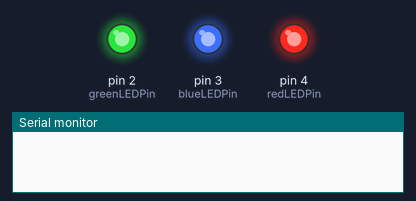
A sketch run on a simulated Arduino Uno, built with avr-gcc and run on an emulated ATmega328P. Shown: output pins drawn as LEDs (lit = HIGH), the last lines printed to the serial monitor.

Above: at 0.1 s.
At 0.5 s:
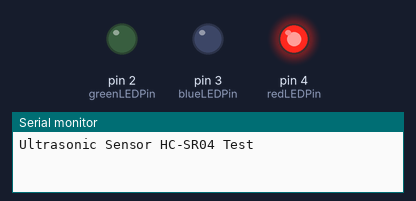
Timing chart, 0 to 2.0 s (numbered marks = the images above):
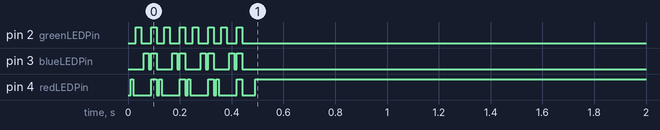

Measured:
- by itself, pin 4 (redLEDPin): repeats every 0.11 s: HIGH 0.02 s, LOW 0.01 s, HIGH 0.01 s, LOW 0.07 s

The sketch:

WRO_car_Serial_to_I2C_TOF.ino
```cpp
#include <Wire.h>

#include <SoftwareSerial.h>
#include <Wire.h>

//Stuff for PID


//pins in use by the ultrasonic sensors
// 2 3  Forward
// 4 5  Right
// 6 7  left


SoftwareSerial comBus(8, 9);  // RX, TX
//SoftwareSerial comBus(10, 11);  // RX, TX

const int redLEDPin = 4;
const int greenLEDPin = 2;
const int blueLEDPin = 3;


int frontVal;
    int right45Val;
    int frontRightVal;
    int left45Val;
    int frontLeftVal;
    int backRightVal;
    int backLeftVal;
    int backVal;


void setup() {


  pinMode(redLEDPin, OUTPUT);
  pinMode(blueLEDPin, OUTPUT);
  pinMode(greenLEDPin, OUTPUT);

int delayTime = 10;
  for(int i = 0; i<4; i++){
     delay(delayTime);
    digitalWrite(redLEDPin, HIGH);
     delay(delayTime);
    digitalWrite(redLEDPin, LOW);
      delay(delayTime);
    digitalWrite(greenLEDPin, HIGH);
    delay(20);
    digitalWrite(greenLEDPin, LOW);
     delay(10);
digitalWrite(blueLEDPin, HIGH);
    delay(20);
    digitalWrite(blueLEDPin, LOW);
digitalWrite(greenLEDPin, LOW);
digitalWrite(redLEDPin, LOW);
delay(10);
    digitalWrite(blueLEDPin, HIGH);
digitalWrite(greenLEDPin, HIGH);
digitalWrite(redLEDPin, HIGH);
delay(20);

digitalWrite(blueLEDPin, LOW);
digitalWrite(greenLEDPin, LOW);
digitalWrite(redLEDPin, LOW);
  }
  //These are for the ultrasonic sensors

  Wire.begin(9);                // join I2C bus with address #8
  Wire.onRequest(requestEvent); // register event

  comBus.begin(57600);


  Serial.begin(9600);  // // Serial Communication is starting with 9600 of baudrate speed
  delay(50);
  Serial.println("Ultrasonic Sensor HC-SR04 Test");  // print some text in Serial Monitor
  Serial.println("with Arduino UNO R3");

}


void loop() {
  // First turn, does not know what direction

  //bool turningRight = firstTurn();

  //turn(turningRight);

  //measure()

  //Serial.println("Checking");
  checkTOF();
   Serial.print( frontVal );
    Serial.print("  |  ");

        Serial.print( right45Val );
    Serial.print("  |  ");
        Serial.print( frontRightVal );
    Serial.print("  |  ");
        Serial.print( left45Val );
    Serial.print("  |  ");
        Serial.print( frontLeftVal );
    Serial.print("  |  ");
        Serial.print( backRightVal );
    Serial.print("  |  ");
        Serial.print( backLeftVal );
    Serial.print("  |  ");
        Serial.print( backVal );
    Serial.println("" );
    delay(100);
}


void checkTOF(){
  byte sendByte = 8;
comBus.write(sendByte);
int counter = 0;
bool exitLoop = false;
 while (!comBus.available() && !exitLoop) {
    delay(1);
    counter++;
    digitalWrite(redLEDPin, HIGH);
    digitalWrite(greenLEDPin, LOW);

    if (counter == 1000) {

      exitLoop = true;
      Serial.println("\t\t\t\t\tTIMEOUT");
    }

  }

Serial.print("\t\t\t\t\t\t\t\t\t\t\t\t\t\t\t");
Serial.println(counter);


   frontVal = recieveInt();
   right45Val = recieveInt();
   frontRightVal = recieveInt();
   left45Val = recieveInt();
   frontLeftVal = recieveInt() ;
   backRightVal = recieveInt();
   backLeftVal = recieveInt();
   backVal = recieveInt();
delay(10);
  while(comBus.available()){
    comBus.read();
  }

}

void sendInt(int sendInt) {
  byte b1 = sendInt >> 8;
  byte b2 = sendInt;
  comBus.write(b1);
  comBus.write(b2);
}

void sendWireInt(int sendInt) {
  byte b1 = sendInt >> 8;
  byte b2 = sendInt;
  Wire.write(b1);
  Wire.write(b2);
}

int recieveInt() {
  byte b1 = comBus.read();
  byte b2 = comBus.read();

  int returnInt = b1;

  returnInt = returnInt << 8;
  returnInt += b2;

  return returnInt;
}


void requestEvent() {
  digitalWrite(blueLEDPin, HIGH);
 // Serial.println("requesterere");
  sendWireInt(frontVal);
  sendWireInt(right45Val);
  sendWireInt(frontRightVal);
  sendWireInt(left45Val);
  sendWireInt(frontLeftVal);
  sendWireInt(backRightVal);
  sendWireInt(backLeftVal);
  sendWireInt(backVal);
digitalWrite(blueLEDPin, LOW);
}
```
